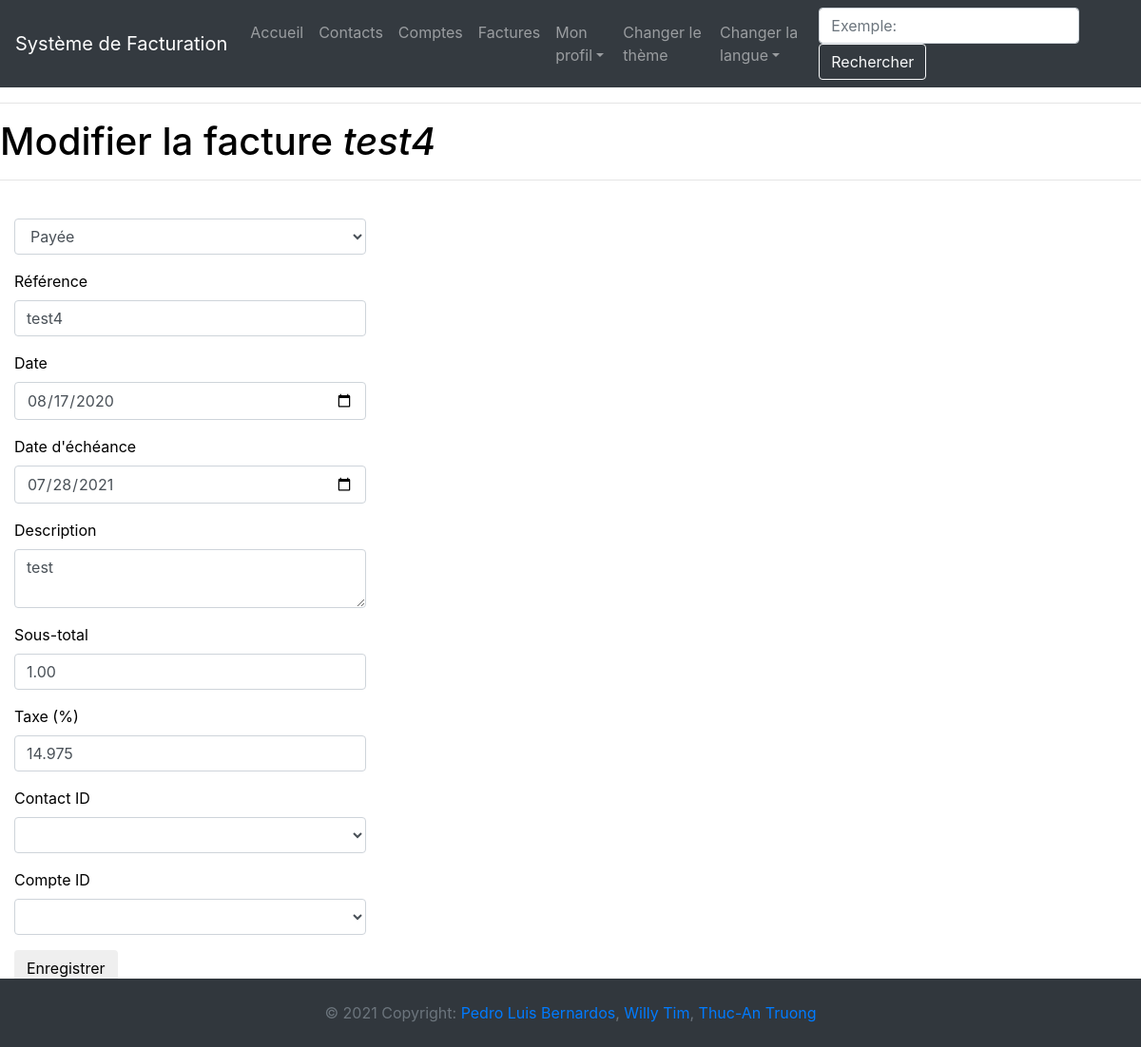
Before: /update_bill/1 (signed in) with the older database file.
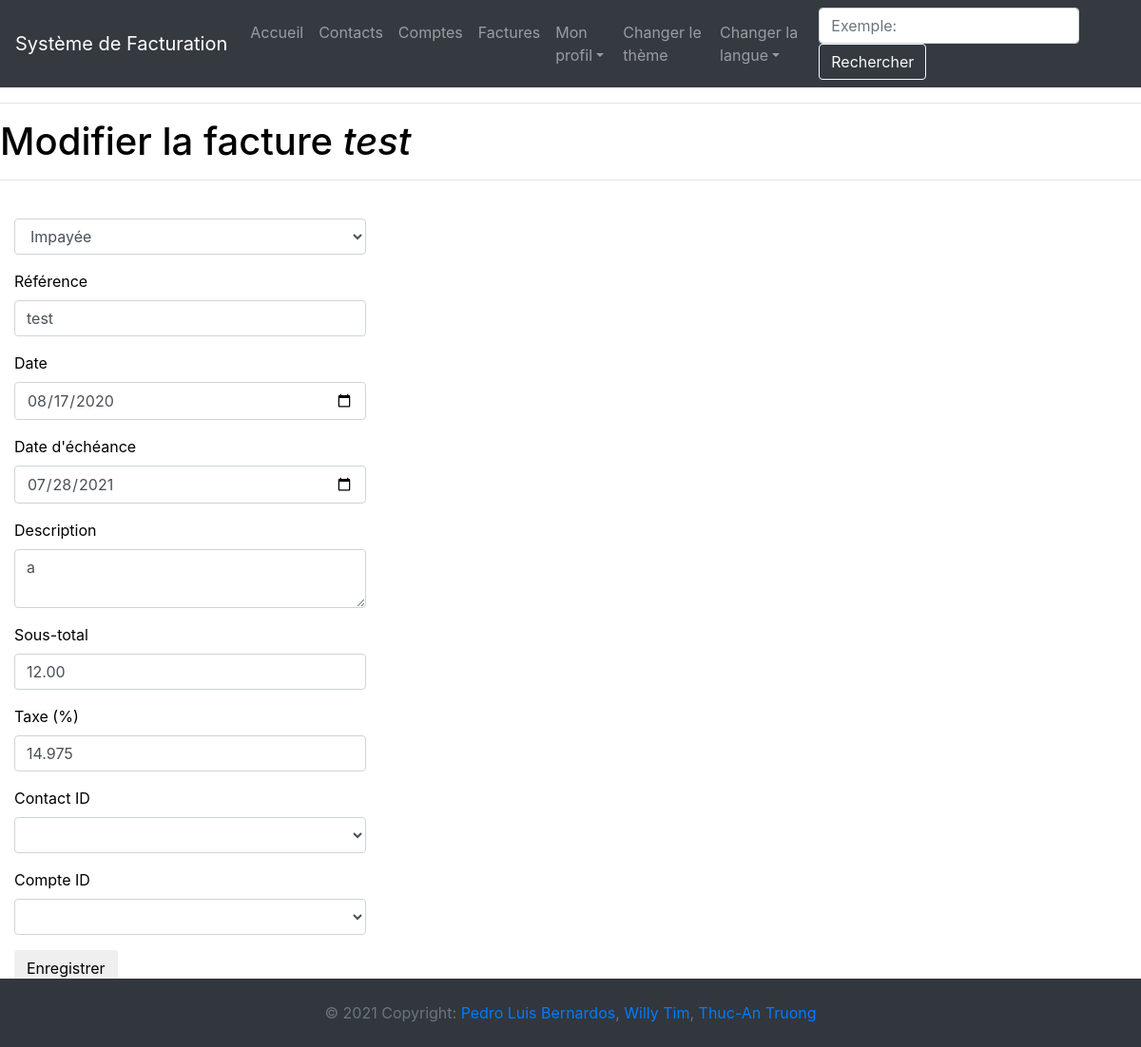
After: the same page with the newer database file.
### app/models.py (models this page shows, shortened)
class Facture(db.Model):
    __tablename__ = "facture"
    id = db.Column(db.Integer, primary_key=True)
    paid = db.Column(db.Integer, default=0, nullable=False)
    reference = db.Column(db.String(50), unique=True, nullable=False)
    date = db.Column(db.Date, nullable=False)
    due_date = db.Column(db.Date, nullable=False)
    description = db.Column(db.String(140), nullable=False)
    subtotal = db.Column(db.Float, nullable=True)
    tax = db.Column(db.Float, nullable=True)
    total = db.Column(db.Float, nullable=True)
    contact_id = db.Column(db.Integer, db.ForeignKey('contact.id'))
    user_id = db.Column(db.Integer, db.ForeignKey('user.id'))
    compte_id = db.Column(db.Integer, db.ForeignKey('compte.id'))
    profilEntreprise_id = db.Column(db.Integer, db.ForeignKey('profilEntreprise.id'))
    user = relationship("User", back_populates="facture")
    contact = relationship("Contact", back_populates="facture")
    compte = db.relationship('Compte', back_populates="facture")
    profilEntreprise = relationship("CompanyProfil", back_populates="facture")

### app/entrees/routes.py (the view)
@bp.route('/update_bill/<facture_id>', methods=['GET', 'POST'])
def update_bill(facture_id):
    try:
        facture_to_update = Facture.query.get_or_404(facture_id)
        form = FactureForm()
        if form.validate_on_submit():
            facture = Facture.query.filter_by(reference=form.reference.data).first()
            if facture and facture is not facture_to_update:
                flash(_('Cette référence existe déjà.'))
            else:
                facture_to_update.paid = form.paid.data
                facture_to_update.reference = form.reference.data
                facture_to_update.date = form.date.data
                facture_to_update.due_date = form.due_date.data
                facture_to_update.description = form.description.data
                facture_to_update.subtotal = form.subtotal.data
                facture_to_update.total = form.get_total(form.tax.data, form.subtotal.data)
                facture_to_update.tax = form.tax.data
                facture_to_update.compte_id = form.compte_id.data.id
                facture_to_update.contact_id = form.contact_id.data.id
                db.session.commit()
                flash(_('Les modifications ont été sauvegardées.'))
                return redirect(url_for('entrees.bill'))
        elif request.method == 'GET':
            form.paid.data = facture_to_update.paid
            form.reference.data = facture_to_update.reference
            form.date.data = facture_to_update.date
            form.due_date.data = facture_to_update.due_date
            form.description.data = facture_to_update.description
            form.subtotal.data = facture_to_update.subtotal
            form.tax.data = facture_to_update.tax
            form.compte_id = facture_to_update.compte_id
            form.contact_id = facture_to_update.contact_id
        return render_template('entrees/update_facture.html', title=_('Modification de la facture'), form=form, facture=facture_to_update)
    except Exception:
        error_string = _('Il y a eu une erreur avec la modification de la facture.')
        return render_template('errors/error.html', title=_('Erreur'), error=error_string)

### app/__init__.py (called while the page is built)
@app.context_processor
def inject_conf_var():
    return dict(AVAILABLE_LANGUAGES=app.config['LANGUAGES'], CURRENT_LANGUAGE=session.get('language',request.accept_languages.best_match(app.config['LANGUAGES'].keys())))

### app/entrees/forms.py (called while the page is built)
    def get_contacts():
        return Contact.query.filter_by(user_id=current_user.id)

    def get_comptes():
        return Compte.query.filter_by(user_id=current_user.id)

### app/models.py (called while the page is built)
@login.user_loader
def load_user(id):
    return User.query.get(int(id))

### app/routes.py (called while the page is built)
@app.before_request
def before_request():
    if current_user.is_authenticated:
        current_user.last_seen = datetime.utcnow()
        db.session.commit()

### app/templates/entrees/update_facture.html
{% extends "base.html" %}
{% import 'bootstrap/wtf.html' as wtf %}
{% block app_content %}
    <h1>{{ _('Modifier la facture') }} <em>{{ facture.reference }}</em></h1>
    <hr>
    <div class="form-group">
        <div class="col-md-4">
            {{ wtf.quick_form(form) }}
        </div>
    </div>
{% endblock %}

Changed rows visible on the page:
changed Facture "test": reference "test4" → "test"; paid "Payée" → "Impayée"; description "test" → "a"; subtotal "1.00" → "12.00"
